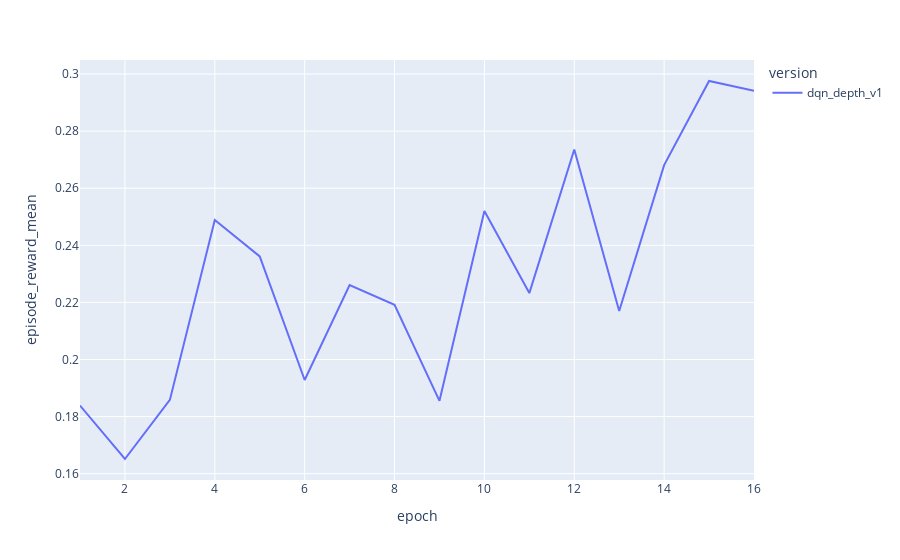

The code cell stored with this chart in its notebook:
### Code cell
plotResults(dqn_data,ENV, ['dqn_depth_v1'],x_value="epoch", keys=['episode_reward_mean'])
plotResults(dqn_data,ENV, ['dqn_depth_v1'],x_value="episodes_total", keys=['episode_reward_mean'])

### Figure 1 — Plotly figure (JSON) as saved in the notebook; plotly's stock layout.template omitted (floating-point values rounded to 4 significant figures)
{"data": [{"hovertemplate": "version=dqn_depth_v1<br>epoch=%{x}<br>episode_reward_mean=%{y}<extra></extra>", "legendgroup": "dqn_depth_v1", "line": {"color": "#636efa", "dash": "solid"}, "marker": {"symbol": "circle"}, "mode": "lines", "name": "dqn_depth_v1", "orientation": "v", "showlegend": true, "type": "scatter", "x": [1, 2, 3, 4, 5, 6, 7, 8, 9, 10, 11, 12, 13, 14, 15, 16], "xaxis": "x", "y": [0.1839, 0.1651, 0.1858, 0.2489, 0.2361, 0.1928, 0.2261, 0.2192, 0.1855, 0.252, 0.2233, 0.2735, 0.217, 0.2681, 0.2976, 0.2941], "yaxis": "y"}], "layout": {"legend": {"title": {"text": "version"}, "tracegroupgap": 0}, "margin": {"t": 60}, "xaxis": {"anchor": "y", "domain": [0, 1], "title": {"text": "epoch"}}, "yaxis": {"anchor": "x", "domain": [0, 1], "title": {"text": "episode_reward_mean"}}}}
